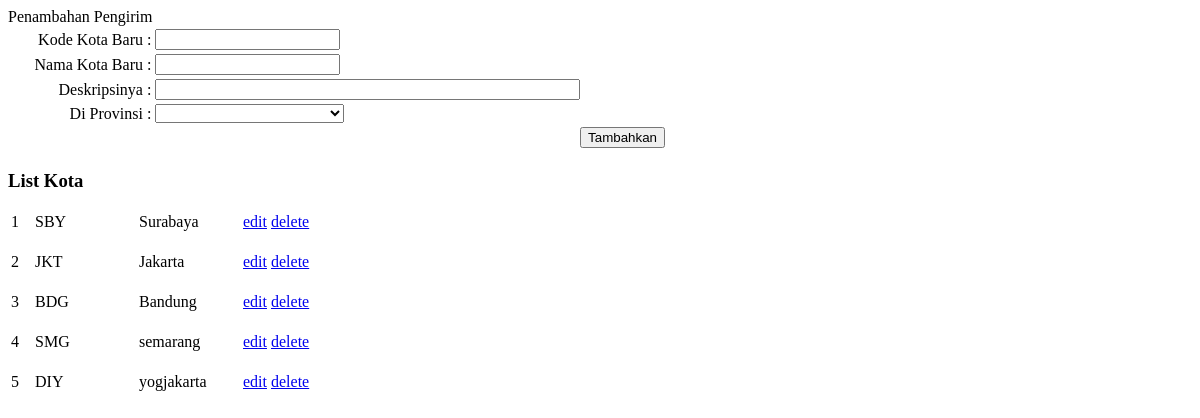
/admin/halaman/tambah_kota.php, run on an earlier commit of the app's database.
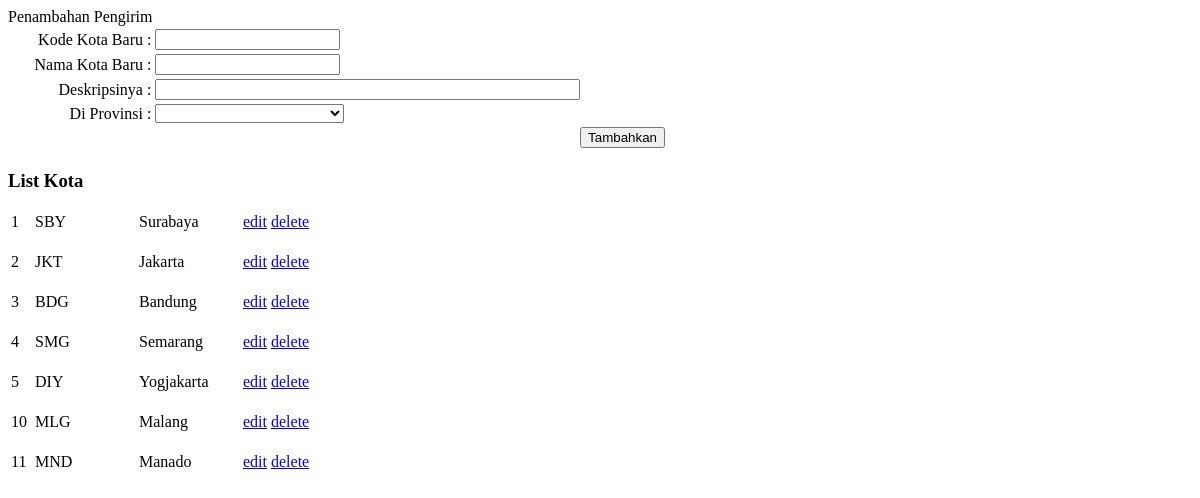
And on a later commit of the database.
### tables this page shows
CREATE TABLE IF NOT EXISTS `kota` (
  `no` bigint(20) unsigned NOT NULL AUTO_INCREMENT,
  `kode` varchar(7) NOT NULL DEFAULT '',
  `nama` varchar(63) NOT NULL DEFAULT '',
  `deskripsi` text NOT NULL,
  `dipropinsi` bigint(20) unsigned NOT NULL,
  PRIMARY KEY (`no`),
  UNIQUE KEY `kode` (`kode`),
  KEY `dipropinsi` (`dipropinsi`)
);

### admin/halaman/tambah_kota.php (the view, shortened to what this page needs)
<html>
    <head>
    </head>
    <body>
        <table bgcolor="white" border="0" width="660px">
            <form action="index.php?halaman=tambah_kota" name="tambah_kota" method="post">
                <tr>
                    <td align="right">
                        Kode Kota Baru  :
                    </td>
                    <td>
                        <input type="text" name="kode_kota" maxlength="35" size="20" value="<?php echo @$n2;  ?>" />
                    </td>
                </tr>
                <tr>
                    <td align="right">
                       Nama Kota Baru  :
                    </td>
                    <td align="left">
                        <input name="nama" type="text" maxlength="35" size="20" value="<?php echo @$n3;  ?>" />
                    </td>
                </tr>
                <tr>
                    <td align="right">
                        Deskripsinya    :
                    </td>
                    <td>
                        <input type="text" name="deskripsi" size="50" maxlength="200" value="<?php echo @$n4; ?>" />
                    </td>
                </tr>
                <tr>
                    <td align="right">
                        Di Provinsi :
                    </td>
                    <td>
                        <select name="kota">
                        <option value="<?php  ?>"></option>
                        <?php $kue = "SELECT * FROM propinsi";
                        $jalan = mysql_query($kue);
                        while($row = mysql_fetch_assoc($jalan))
                        {
                            ?>
                            <option value="<?php echo $row["no"]; ?>"><?php echo $row["nama"]; ?></option>
                            <?php
                        } ?>"
                        </select>
                    </td>
                </tr>
                <tr>
                    <td colspan="2" align="right">
                        <input type="submit" name="submit" value="Tambahkan" />
                    </td>
                </tr>
            </form>
        </table>
    </body>
</html>
<h3>List Kota</h3>
<?php
$kue = "SELECT * FROM kota";
$jalun = mysql_query($kue);
while ($cek = mysql_fetch_assoc($jalun)):
?>
<form>
    <table border="0">
        <tr>
            <td width="20px">
                <?php echo $cek["no"] ?>
            </td>
            <td width="100px">
                <?php echo $cek["kode"] ?>
            </td>
            <td width="100px">
                <?php echo $cek["nama"] ?>
            </td>
            <td>
                <a href="index.php?halaman=tambah_kota&edit=<?php echo($cek["no"]) ?>">edit</a>
            </td>
            <td>
                <a href="index.php?halaman=tambah_kota&hapus=<?php echo($cek["no"]) ?>">delete</a>
            </td>
        </tr>
    </table>
</form>
<?php
endwhile;

What changed in the data, as far as the page shows it:
changed kota "SMG": nama "semarang" → "Semarang"
changed kota "DIY": nama "yogjakarta" → "Yogjakarta"
added kota: no "10", kode "MLG", nama "Malang"
added kota: no "11", kode "MND", nama "Manado"
